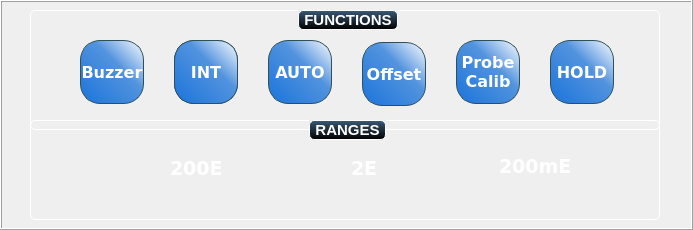
  <widget class="QFrame" name="inputPanel">
   <property name="geometry">
    <rect>
     <x>10</x>
     <y>200</y>
     <width>693</width>
     <height>230</height>
    </rect>
   </property>
   <property name="font">
    <font>
     <family>DejaVu Sans</family>
    </font>
   </property>
   <property name="styleSheet">
    <string notr="true">QFrame {
     background-color: qlineargradient(x1: 0, y1: 0, x2: 0, y2: 1,
                                       stop: 0 #3a5976, stop: 1 #000000);



 }
QLabel{
	background-color:rgba(0,0,0,0);
	color:white;
}

QLabel::disabled {
	background-color:rgba(0,0,0,0);
	color:gray;
}</string>
   </property>
   <property name="frameShape">
    <enum>QFrame::Box</enum>
   </property>
   <property name="frameShadow">
    <enum>QFrame::Raised</enum>
   </property>
   <widget class="QGroupBox" name="functionsPanel">
    <property name="geometry">
     <rect>
      <x>30</x>
      <y>10</y>
      <width>630</width>
      <height>120</height>
     </rect>
    </property>
    <property name="font">
     <font>
      <pointsize>-1</pointsize>
      <weight>75</weight>
      <italic>false</italic>
      <bold>true</bold>
     </font>
    </property>
    <property name="styleSheet">
     <string notr="true">QGroupBox {
     background-color: rgba(0,0,0,0);
     border: 1px solid white;
     border-radius: 5px;
     margin-top: 1ex; /* leave space at the top for the title */
	 font:bold 15px;	
 }

 QGroupBox::title {
	border:1px solid white;
	border-radius:5px;
     subcontrol-origin: margin;
     subcontrol-position: top center; /* position at the top center */
     padding: 0 3px;
	 color:white;
     background-color: qlineargradient(x1: 0, y1: 0, x2: 0, y2: 1,stop: 0 #3a5976, stop: 1 #000000);
 }</string>
    </property>
    <property name="title">
     <string>FUNCTIONS</string>
    </property>
    <widget class="QPushButton" name="Null">
     <property name="geometry">
      <rect>
       <x>426</x>
       <y>30</y>
       <width>64</width>
       <height>64</height>
      </rect>
     </property>
     <property name="font">
      <font>
       <family>DejaVu Sans</family>
       <pointsize>12</pointsize>
       <weight>75</weight>
       <italic>false</italic>
       <bold>true</bold>
      </font>
     </property>
     <property name="focusPolicy">
      <enum>Qt::NoFocus</enum>
     </property>
     <property name="styleSheet">
      <string notr="true">QPushButton {
color:white;
border: 1px solid #2D5059;
border-radius: 20px;
background-color: qlineargradient(x1: 0, y1: 1, x2: 1, y2: 0,stop: 0 #1A74DB, stop: 0.6 #5293DE, stop:1 #FFFFFF);
font:bold;
}
QPushButton:pressed {
background-color: qlineargradient(x1: 0, y1: 0, x2: 0, y2: 1,
stop: 0 #dadbde, stop: 1 #f6f7fa);
}
QPushButton:flat {
border: none; 
}
QPushButton:default {
border-color: navy; 
}

QPushButton:disabled
{
color:lightgrey;
background-color:grey
}</string>
     </property>
     <property name="text">
      <string>Probe
Calib</string>
     </property>
     <property name="iconSize">
      <size>
       <width>64</width>
       <height>64</height>
      </size>
     </property>
    </widget>
    <widget class="QPushButton" name="offset">
     <property name="geometry">
      <rect>
       <x>332</x>
       <y>32</y>
       <width>64</width>
       <height>64</height>
      </rect>
     </property>
     <property name="font">
      <font>
       <family>DejaVu Sans</family>
       <pointsize>12</pointsize>
       <weight>75</weight>
       <italic>false</italic>
       <bold>true</bold>
      </font>
     </property>
     <property name="focusPolicy">
      <enum>Qt::NoFocus</enum>
     </property>
     <property name="styleSheet">
      <string notr="true">QPushButton {
color:white;
border: 1px solid #2D5059;
border-radius: 20px;
background-color: qlineargradient(x1: 0, y1: 1, x2: 1, y2: 0,stop: 0 #1A74DB, stop: 0.6 #5293DE, stop:1 #FFFFFF);
font:bold;
}
QPushButton:pressed {
background-color: qlineargradient(x1: 0, y1: 0, x2: 0, y2: 1,
stop: 0 #dadbde, stop: 1 #f6f7fa);
}
QPushButton:flat {
border: none; 
}
QPushButton:default {
border-color: navy; 
}

QPushButton:disabled
{
color:lightgrey;
background-color:grey
}</string>
     </property>
     <property name="text">
      <string>Offset</string>
     </property>
     <property name="iconSize">
      <size>
       <width>64</width>
       <height>64</height>
      </size>
     </property>
    </widget>
    <widget class="QPushButton" name="Auto">
     <property name="geometry">
      <rect>
       <x>238</x>
       <y>30</y>
       <width>64</width>
       <height>64</height>
      </rect>
     </property>
     <property name="font">
      <font>
       <family>DejaVu Sans</family>
       <pointsize>12</pointsize>
       <weight>75</weight>
       <italic>false</italic>
       <bold>true</bold>
      </font>
     </property>
     <property name="focusPolicy">
      <enum>Qt::NoFocus</enum>
     </property>
     <property name="styleSheet">
      <string notr="true">QPushButton {
color:white;
border: 1px solid #2D5059;
border-radius: 20px;
background-color: qlineargradient(x1: 0, y1: 1, x2: 1, y2: 0,stop: 0 #1A74DB, stop: 0.6 #5293DE, stop:1 #FFFFFF);
font:bold;
}
QPushButton:pressed {
background-color: qlineargradient(x1: 0, y1: 0, x2: 0, y2: 1,
stop: 0 #dadbde, stop: 1 #f6f7fa);
}
QPushButton:flat {
border: none; 
}
QPushButton:default {
border-color: navy; 
}

QPushButton:disabled
{
color:lightgrey;
background-color:grey
}</string>
     </property>
     <property name="text">
      <string>AUTO</string>
     </property>
     <property name="iconSize">
      <size>
       <width>64</width>
       <height>64</height>
      </size>
     </property>
    </widget>
    <widget class="QPushButton" name="buzzer">
     <property name="geometry">
      <rect>
       <x>50</x>
       <y>30</y>
       <width>64</width>
       <height>64</height>
      </rect>
     </property>
     <property name="font">
      <font>
       <family>DejaVu Sans</family>
       <pointsize>12</pointsize>
       <weight>75</weight>
       <italic>false</italic>
       <bold>true</bold>
      </font>
     </property>
     <property name="focusPolicy">
      <enum>Qt::NoFocus</enum>
     </property>
     <property name="styleSheet">
      <string notr="true">QPushButton {
color:white;
border: 1px solid #2D5059;
border-radius: 20px;
background-color: qlineargradient(x1: 0, y1: 1, x2: 1, y2: 0,stop: 0 #1A74DB, stop: 0.6 #5293DE, stop:1 #FFFFFF);
font:bold;
}
QPushButton:pressed {
background-color: qlineargradient(x1: 0, y1: 0, x2: 0, y2: 1,
stop: 0 #dadbde, stop: 1 #f6f7fa);
}
QPushButton:flat {
border: none; 
}
QPushButton:default {
border-color: navy; 
}

QPushButton:disabled
{
color:lightgrey;
background-color:grey
}</string>
     </property>
     <property name="text">
      <string>Buzzer</string>
     </property>
     <property name="iconSize">
      <size>
       <width>64</width>
       <height>64</height>
      </size>
     </property>
    </widget>
    <widget class="QPushButton" name="hold">
     <property name="geometry">
      <rect>
       <x>520</x>
       <y>30</y>
       <width>64</width>
       <height>64</height>
      </rect>
     </property>
     <property name="font">
      <font>
       <family>DejaVu Sans</family>
       <pointsize>12</pointsize>
       <weight>75</weight>
       <italic>false</italic>
       <bold>true</bold>
      </font>
     </property>
     <property name="focusPolicy">
      <enum>Qt::NoFocus</enum>
     </property>
     <property name="styleSheet">
      <string notr="true">QPushButton {
color:white;
border: 1px solid #2D5059;
border-radius: 20px;
background-color: qlineargradient(x1: 0, y1: 1, x2: 1, y2: 0,stop: 0 #1A74DB, stop: 0.6 #5293DE, stop:1 #FFFFFF);
font:bold;
}
QPushButton:pressed {
background-color: qlineargradient(x1: 0, y1: 0, x2: 0, y2: 1,
stop: 0 #dadbde, stop: 1 #f6f7fa);
}
QPushButton:flat {
border: none; 
}
QPushButton:default {
border-color: navy; 
}

QPushButton:disabled
{
color:lightgrey;
background-color:grey
}</string>
     </property>
     <property name="text">
      <string>HOLD</string>
     </property>
     <property name="iconSize">
      <size>
       <width>64</width>
       <height>64</height>
      </size>
     </property>
    </widget>
    <widget class="QPushButton" name="External">
     <property name="geometry">
      <rect>
       <x>144</x>
       <y>30</y>
       <width>64</width>
       <height>64</height>
      </rect>
     </property>
     <property name="font">
      <font>
       <family>DejaVu Sans</family>
       <pointsize>12</pointsize>
       <weight>75</weight>
       <italic>false</italic>
       <bold>true</bold>
      </font>
     </property>
     <property name="focusPolicy">
      <enum>Qt::NoFocus</enum>
     </property>
     <property name="styleSheet">
      <string notr="true">QPushButton {
color:white;
border: 1px solid #2D5059;
border-radius: 20px;
background-color: qlineargradient(x1: 0, y1: 1, x2: 1, y2: 0,stop: 0 #1A74DB, stop: 0.6 #5293DE, stop:1 #FFFFFF);
font:bold;
}
QPushButton:pressed {
background-color: qlineargradient(x1: 0, y1: 0, x2: 0, y2: 1,
stop: 0 #dadbde, stop: 1 #f6f7fa);
}
QPushButton:flat {
border: none; 
}
QPushButton:default {
border-color: navy; 
}

QPushButton:disabled
{
color:lightgrey;
background-color:grey
}</string>
     </property>
     <property name="text">
      <string>EXT</string>
     </property>
     <property name="iconSize">
      <size>
       <width>64</width>
       <height>64</height>
      </size>
     </property>
    </widget>
    <widget class="QPushButton" name="Internal">
     <property name="geometry">
      <rect>
       <x>144</x>
       <y>30</y>
       <width>64</width>
       <height>64</height>
      </rect>
     </property>
     <property name="font">
      <font>
       <family>DejaVu Sans</family>
       <pointsize>12</pointsize>
       <weight>75</weight>
       <italic>false</italic>
       <bold>true</bold>
      </font>
     </property>
     <property name="focusPolicy">
      <enum>Qt::NoFocus</enum>
     </property>
     <property name="styleSheet">
      <string notr="true">QPushButton {
color:white;
border: 1px solid #2D5059;
border-radius: 20px;
background-color: qlineargradient(x1: 0, y1: 1, x2: 1, y2: 0,stop: 0 #1A74DB, stop: 0.6 #5293DE, stop:1 #FFFFFF);
font:bold;
}
QPushButton:pressed {
background-color: qlineargradient(x1: 0, y1: 0, x2: 0, y2: 1,
stop: 0 #dadbde, stop: 1 #f6f7fa);
}
QPushButton:flat {
border: none; 
}
QPushButton:default {
border-color: navy; 
}

QPushButton:disabled
{
color:lightgrey;
background-color:grey
}</string>
     </property>
     <property name="text">
      <string>INT</string>
     </property>
     <property name="iconSize">
      <size>
       <width>64</width>
       <height>64</height>
      </size>
     </property>
    </widget>
   </widget>
   <widget class="QGroupBox" name="Ranges">
    <property name="geometry">
     <rect>
      <x>30</x>
      <y>120</y>
      <width>630</width>
      <height>100</height>
     </rect>
    </property>
    <property name="font">
     <font>
      <pointsize>-1</pointsize>
      <weight>75</weight>
      <italic>false</italic>
      <bold>true</bold>
     </font>
    </property>
    <property name="styleSheet">
     <string notr="true">QGroupBox {
     background-color: rgba(0,0,0,0);
     border: 1px solid white;
     border-radius: 5px;
     margin-top: 1ex; /* leave space at the top for the title */
	 font:bold 15px;	
 }

 QGroupBox::title {
	border:1px solid white;
	border-radius:5px;
     subcontrol-origin: margin;
     subcontrol-position: top center; /* position at the top center */
     padding: 0 3px;
	 color:white;
     background-color: qlineargradient(x1: 0, y1: 0, x2: 0, y2: 1,stop: 0 #3a5976, stop: 1 #000000);
 }</string>
    </property>
    <property name="title">
     <string>RANGES</string>
    </property>
    <widget class="QPushButton" name="r200But">
     <property name="geometry">
      <rect>
       <x>100</x>
       <y>30</y>
       <width>40</width>
       <height>40</height>
      </rect>
     </property>
     <property name="font">
      <font>
       <family>DejaVu Sans</family>
       <pointsize>18</pointsize>
      </font>
     </property>
     <property name="focusPolicy">
      <enum>Qt::NoFocus</enum>
     </property>
     <property name="styleSheet">
      <string notr="true">QPushButton {
         border: 2px solid rgba(0,0,0,0);
         border-radius: 25px;
         background-color: rgba(0,0,0,0);
     }

     QPushButton:pressed {
		background-color: qlineargradient(x1: 0, y1: 0, x2: 0, y2: 1,stop: 0 #dadbde, stop: 1 #f6f7fa);
     }
	QPushButton::enabled{
	         border: 2px solid rgba(0,0,0,0);
         border-radius: 25px;
         background-color: rgba(0,0,0,0);
	image: url(:/svgbutton/Beryl/normal.svg);
	}
 
	QPushButton::disabled{
	         border: 2px solid rgba(0,0,0,0);
         border-radius: 25px;
         background-color: rgba(0,0,0,0);
	image: url(:/svgbutton/Beryl/hovered.svg);
	}
     QPushButton:flat {
         border: none; /* no border for a flat push button */
     }

     QPushButton:default {
         border-color: navy; /* make the default button prominent */
     }</string>
     </property>
     <property name="text">
      <string/>
     </property>
     <property name="icon">
      <iconset resource="svgResource.qrc">
       <normaloff>:/svgbutton/Beryl/pressed.svg</normaloff>:/svgbutton/Beryl/pressed.svg</iconset>
     </property>
     <property name="iconSize">
      <size>
       <width>48</width>
       <height>48</height>
      </size>
     </property>
    </widget>
    <widget class="QLabel" name="r200ECap">
     <property name="geometry">
      <rect>
       <x>140</x>
       <y>40</y>
       <width>51</width>
       <height>17</height>
      </rect>
     </property>
     <property name="font">
      <font>
       <family>DejaVu Sans</family>
       <pointsize>14</pointsize>
       <weight>75</weight>
       <italic>false</italic>
       <bold>true</bold>
      </font>
     </property>
     <property name="text">
      <string>200E</string>
     </property>
    </widget>
    <widget class="QPushButton" name="r2EBut">
     <property name="geometry">
      <rect>
       <x>274</x>
       <y>32</y>
       <width>40</width>
       <height>40</height>
      </rect>
     </property>
     <property name="font">
      <font>
       <family>DejaVu Sans</family>
       <pointsize>18</pointsize>
      </font>
     </property>
     <property name="focusPolicy">
      <enum>Qt::NoFocus</enum>
     </property>
     <property name="styleSheet">
      <string notr="true">QPushButton {
         border: 2px solid rgba(0,0,0,0);
         border-radius: 25px;
         background-color: rgba(0,0,0,0);
     }

     QPushButton:pressed {
		background-color: qlineargradient(x1: 0, y1: 0, x2: 0, y2: 1,stop: 0 #dadbde, stop: 1 #f6f7fa);
     }
	QPushButton::disabled{
	
	image: url(:/svgbutton/Beryl/hovered.svg);
	}
     QPushButton:flat {
         border: none; /* no border for a flat push button */
     }

     QPushButton:default {
         border-color: navy; /* make the default button prominent */
     }</string>
     </property>
     <property name="text">
      <string/>
     </property>
     <property name="icon">
      <iconset resource="svgResource.qrc">
       <normaloff>:/svgbutton/Beryl/pressed.svg</normaloff>:/svgbutton/Beryl/pressed.svg</iconset>
     </property>
     <property name="iconSize">
      <size>
       <width>48</width>
       <height>48</height>
      </size>
     </property>
    </widget>
    <widget class="QLabel" name="r2Ecap">
     <property name="geometry">
      <rect>
       <x>321</x>
       <y>40</y>
       <width>30</width>
       <height>17</height>
      </rect>
     </property>
     <property name="font">
      <font>
       <family>DejaVu Sans</family>
       <pointsize>14</pointsize>
       <weight>75</weight>
       <italic>false</italic>
       <bold>true</bold>
      </font>
     </property>
     <property name="text">
      <string>2E</string>
     </property>
    </widget>
    <widget class="QPushButton" name="r200mEBut">
     <property name="geometry">
      <rect>
       <x>423</x>
       <y>31</y>
       <width>40</width>
       <height>40</height>
      </rect>
     </property>
     <property name="font">
      <font>
       <family>DejaVu Sans</family>
       <pointsize>18</pointsize>
      </font>
     </property>
     <property name="focusPolicy">
      <enum>Qt::NoFocus</enum>
     </property>
     <property name="styleSheet">
      <string notr="true">QPushButton {
         border: 2px solid rgba(0,0,0,0);
         border-radius: 25px;
         background-color: rgba(0,0,0,0);
     }

     QPushButton:pressed {
		background-color: qlineargradient(x1: 0, y1: 0, x2: 0, y2: 1,stop: 0 #dadbde, stop: 1 #f6f7fa);
     }
	QPushButton::disabled{
	
	image: url(:/svgbutton/Beryl/hovered.svg);
	}
     QPushButton:flat {
         border: none; /* no border for a flat push button */
     }

     QPushButton:default {
         border-color: navy; /* make the default button prominent */
     }</string>
     </property>
     <property name="text">
      <string/>
     </property>
     <property name="icon">
      <iconset resource="svgResource.qrc">
       <normaloff>:/svgbutton/Beryl/pressed.svg</normaloff>:/svgbutton/Beryl/pressed.svg</iconset>
     </property>
     <property name="iconSize">
      <size>
       <width>48</width>
       <height>48</height>
      </size>
     </property>
    </widget>
    <widget class="QLabel" name="r200mECap">
     <property name="geometry">
      <rect>
       <x>469</x>
       <y>38</y>
       <width>71</width>
       <height>17</height>
      </rect>
     </property>
     <property name="font">
      <font>
       <family>DejaVu Sans</family>
       <pointsize>14</pointsize>
       <weight>75</weight>
       <italic>false</italic>
       <bold>true</bold>
      </font>
     </property>
     <property name="text">
      <string>200mE</string>
     </property>
    </widget>
   </widget>
  </widget>
